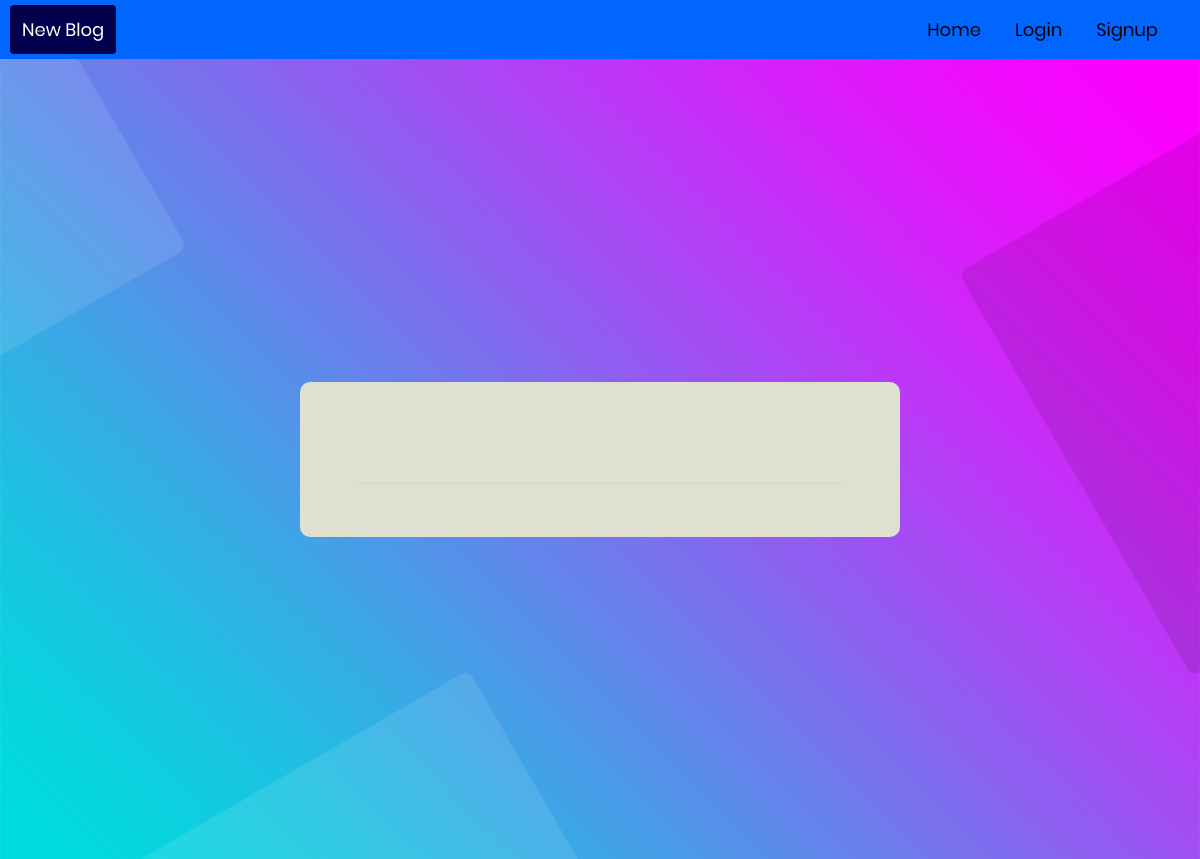
Page /blog/5/ on the earlier database version.
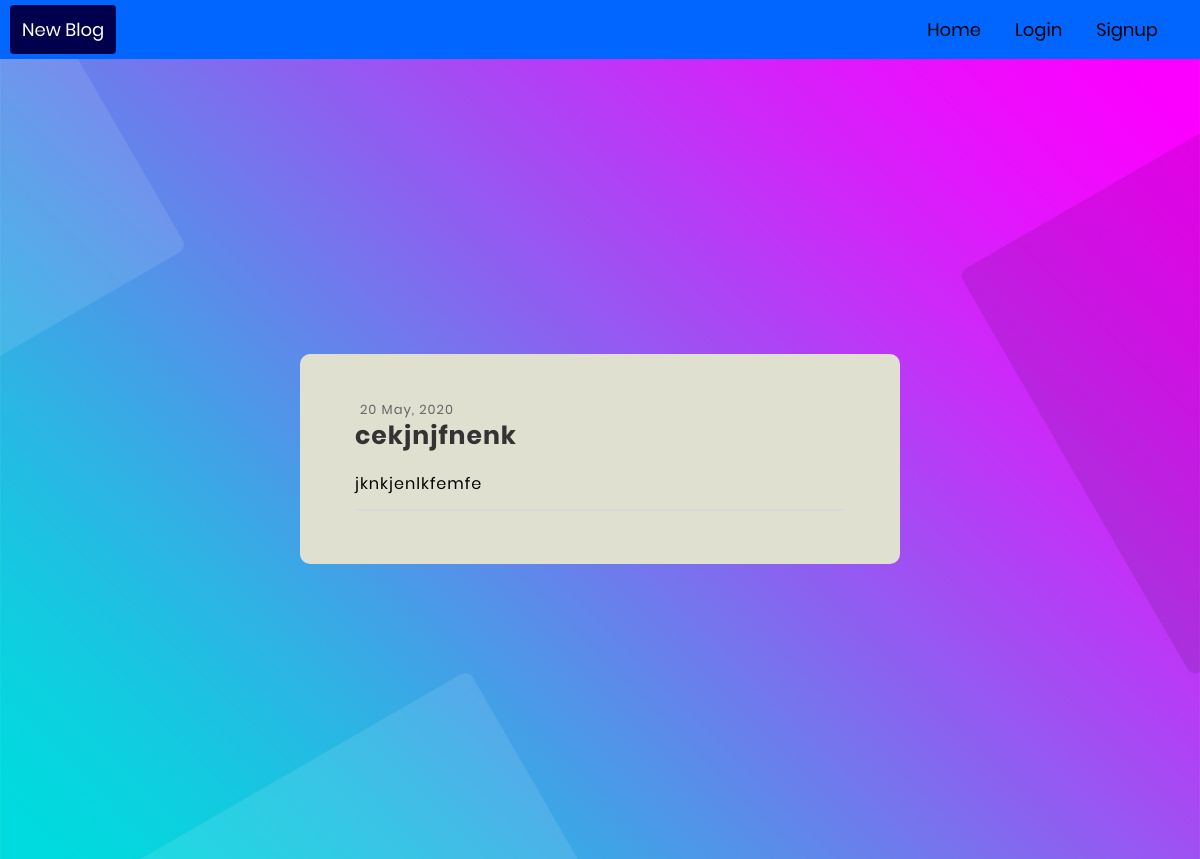
Same page on the later database version.
### blog/models.py (models this page shows, shortened)
class Post(models.Model):
	title= models.TextField()
	content=models.TextField()
	create_date=models.DateTimeField(auto_now_add= True)
	def datecreated(self):
		return self.create_date.strftime('%d %b, %Y')

### blog/views.py (the view)
# urls.py: path('<int:pk>/', views.Perma.as_view(), name='onepost'),
class Perma(TemplateView):
	def get(self,request, pk):
		obj= Post.objects.filter(pk=pk).first()
		userid=request.COOKIES.get('user_id',0)
		user=""
		if userid:
			user=User.objects.filter(id=userid).first()
		return render(request, "blog/perma.html",{'post':obj,'user':user})

### blog/templates/blog/perma.html (shortened to what this page needs)
<!DOCTYPE html>
{% load static %}
<html lang="en">
<head>
  <link rel="stylesheet" type="text/css" href="{% static 'blog/font-awesome.css' %}">
  <link rel="stylesheet" type="text/css" href="{% static 'blog/font-awesome.min.css' %}">
  <link rel="stylesheet" type="text/css" href="{% static 'blog/util.css' %}">
  <link rel="stylesheet" type="text/css" href="{% static 'blog/main.css' %}">
</head>
<body>
  <div class="header">
    <div class="newp">
      <a href="{% url 'blog:newpost' %}" class="pctive" >New Blog</a>
    </div>
        <div class="header-right">
          <a href="{% url 'blog:home' %}" >Home</a>
          {% if user %}
            <a href="{% url 'blog:profile' %}" class="margn-rgt margn-lft">{{user.name}}</a>
            <a href="{% url 'blog:signup' %}">Logout</a>
          {% else %}
            <a href="{% url 'blog:login' %}" class="margn-rgt margn-lft">Login</a>
            <a href="{% url 'blog:signup' %}">Signup</a>
          {% endif %}
        </div>
  </div>
  <div class="limiter">
    <div class="container-login100" style="background-image: url({%static 'images/bg-01.jpg' %});">
    <div class="wrap-contact100">
      <span class="label-input100">
      {{post.datecreated}}
      </span>
      <span class="contact100-form-title">
          {{post.title | safe }}
      </span>
      <div class="wrap-input100" >
        <div class="">
          {{post.content | safe }}
        </div>
      </div>
    </div>
  </div>
</body>
</html>

Differences in the rows shown:
added Post: datecreated "20 May, 2020", title "cekjnjfnenk", content "jknkjenlkfemfe"
